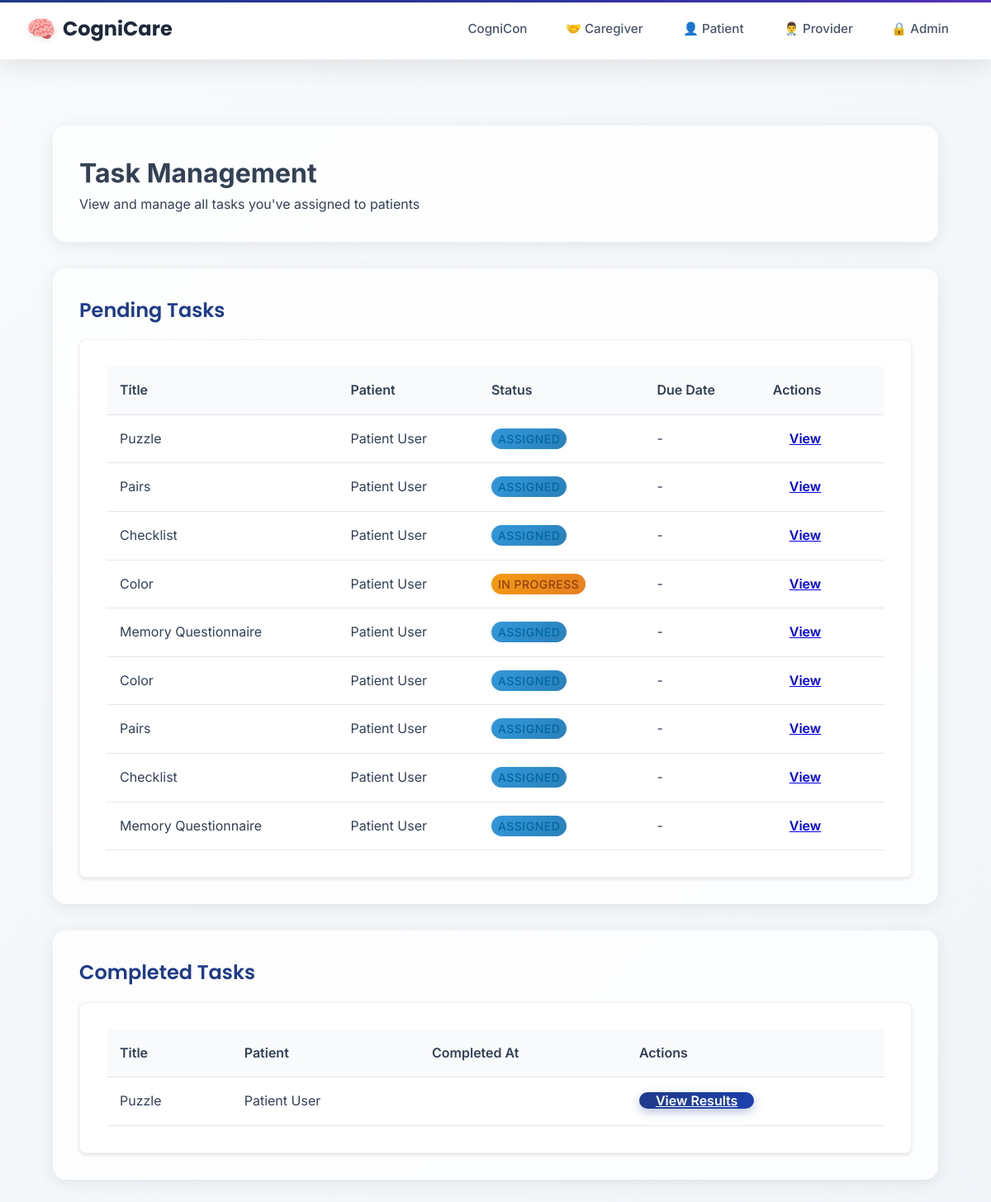
/tasks/provider/tasks/ (signed in), run on an earlier commit of the app's database.
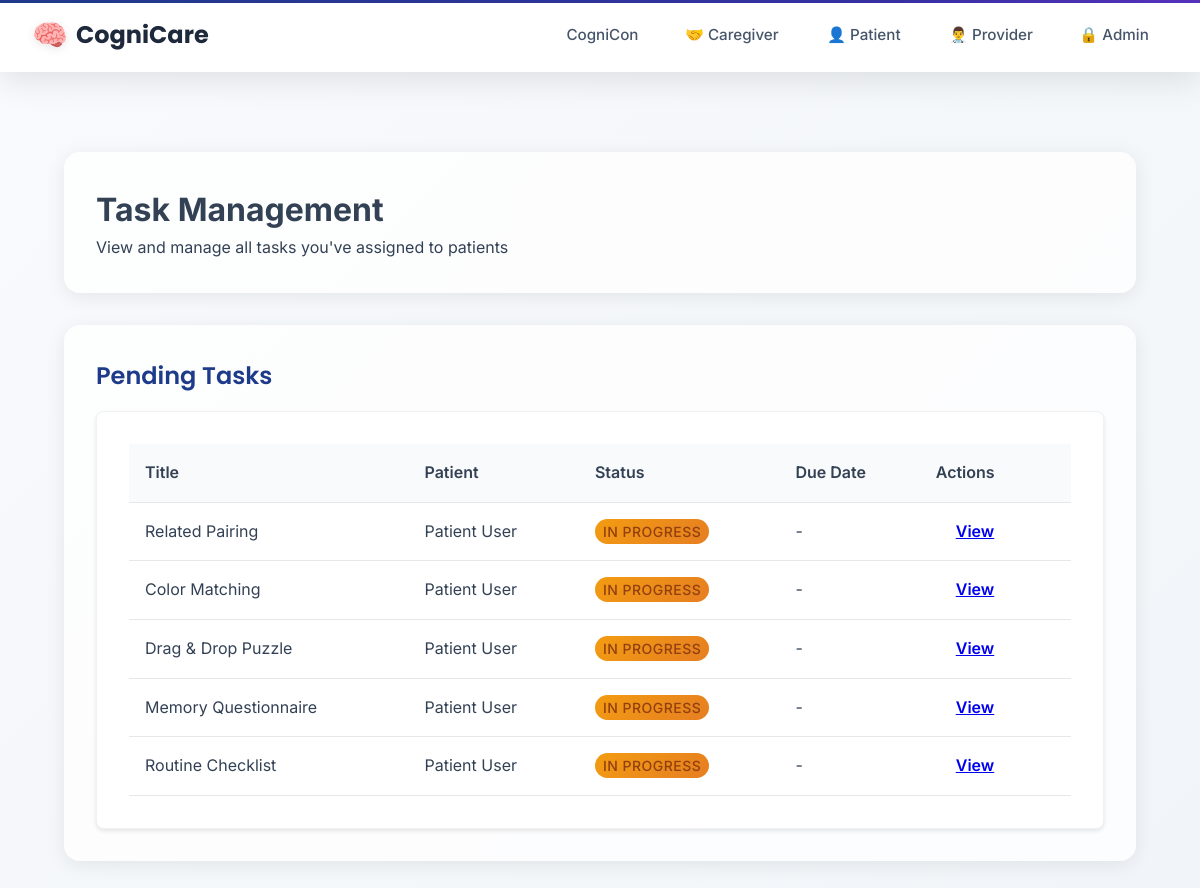
And on a later commit of the database.
### taskmanager/models.py (models this page shows, shortened)
class Task(models.Model):
    title = models.CharField(max_length=200)
    description = models.TextField(blank=True, null=True)
    task_type = models.CharField(max_length=50, choices=TASK_TYPES)
    difficulty = models.CharField(
        max_length=20,
        choices=DIFFICULTY_LEVELS,
        default='mild',
        help_text="Cognitive difficulty level for games"
    )
    assigned_by = models.ForeignKey(UserProfile, on_delete=models.CASCADE, related_name='assigned_tasks')
    assigned_to = models.ForeignKey(UserProfile, on_delete=models.CASCADE, related_name='received_tasks')
    status = models.CharField(max_length=20, choices=[
        ('assigned', 'Assigned'),
        ('in_progress', 'In Progress'),
        ('completed', 'Completed'),
    ], default='assigned')
    created_at = models.DateTimeField(auto_now_add=True)
    assigned_at = models.DateTimeField(auto_now_add=True)
    due_date = models.DateTimeField(null=True, blank=True)
    completed_at = models.DateTimeField(null=True, blank=True)
    task_config = models.JSONField(default=dict, blank=True)
    class Meta:
        ordering = ['-created_at']

### users/models.py (models this page shows, shortened)
class UserProfile(models.Model):
    USER_TYPES = (
        ('admin', 'Administrator'),  # Admin users
        ('provider', 'Healthcare Provider'),  # Docs + Nurses
        ('caregiver', 'Caregiver'),  # Caregivers
        ('patient', 'Patient'),  # All patients
    )
    user = models.OneToOneField(User, on_delete=models.CASCADE, related_name='profile')  # each user must have a profile
    user_type = models.CharField(max_length=20, choices=USER_TYPES)  # set specific user role
    provider = models.ForeignKey('self', on_delete=models.SET_NULL, null=True, blank=True,
                                related_name='managed_patients', limit_choices_to={'user_type': 'provider'})  # provider link
    patient = models.ForeignKey('self', on_delete=models.SET_NULL, null=True, blank=True,
                               related_name='caregivers', limit_choices_to={'user_type': 'patient'})  # patienr link
    linked_patients = models.ManyToManyField(
        'self',
        symmetrical=False,
        related_name='linked_caregivers',
        limit_choices_to={'user_type': 'patient'},
        blank=True,
        help_text="Patients this caregiver can access"  # Caregivers can see these patients
    )

### taskmanager/views.py (the view)
# urls.py: path('provider/tasks/', views.provider_task_management, name='provider_task_management'),
@login_required
def provider_task_management(request):
    if not hasattr(request.user, 'profile') or request.user.profile.user_type != 'provider':
        messages.error(request, 'You do not have permission to access task management.')
        return redirect('home')
    assigned_tasks = Task.objects.filter(assigned_by=request.user.profile)
    context = {
        'assigned_tasks': assigned_tasks,
        'pending_tasks': assigned_tasks.filter(status__in=['assigned', 'in_progress']),
        'completed_tasks': assigned_tasks.filter(status='completed'),
    }
    return render(request, 'tasks/assign/provider_task_management.html', context)

### templates/tasks/assign/provider_task_management.html (shortened to what this page needs)
{% extends 'layouts/base.html' %}
{% block content %}
<div class="container">
    <div class="section">
        <h1>Task Management</h1>
        <p>View and manage all tasks you've assigned to patients</p>
    </div>
    {% if pending_tasks %}
    <div class="section">
        <h2>Pending Tasks</h2>
        <div class="card">
            <table class="table">
                <thead>
                    <tr>
                        <th>Title</th>
                        <th>Patient</th>
                        <th>Status</th>
                        <th>Due Date</th>
                        <th>Actions</th>
                    </tr>
                </thead>
                <tbody>
                    {% for task in pending_tasks %}
                    <tr>
                        <td>{{ task.title }}</td>
                        <td>{{ task.assigned_to.user.get_full_name }}</td>
                        <td><span class="status-badge status-{{ task.status }}">{{ task.get_status_display }}</span></td>
                        <td>{% if task.due_date %}{{ task.due_date|date:"M d, Y g:i A" }}{% else %}-{% endif %}</td>
                        <td>
                            <a href="{% url 'taskmanager:task_results' task.id %}" class="mdc-button mdc-button--outlined">View</a>
                        </td>
                    </tr>
                    {% endfor %}
                </tbody>
            </table>
        </div>
    </div>
    {% endif %}
    {% if completed_tasks %}
    <div class="section">
        <h2>Completed Tasks</h2>
        <div class="card">
            <table class="table">
                <thead>
                    <tr>
                        <th>Title</th>
                        <th>Patient</th>
                        <th>Completed At</th>
                        <th>Actions</th>
                    </tr>
                </thead>
                <tbody>
                    {% for task in completed_tasks %}
                    <tr>
                        <td>{{ task.title }}</td>
                        <td>{{ task.assigned_to.user.get_full_name }}</td>
                        <td>{{ task.completed_at|date:"M d, Y g:i A" }}</td>
                        <td>
                            <a href="{% url 'taskmanager:task_results' task.id %}" class="mdc-button mdc-button--raised">View Results</a>
                        </td>
                    </tr>
                    {% endfor %}
                </tbody>
            </table>
        </div>
    </div>
    {% endif %}
</div>
{% endblock %}

### templates/layouts/base.html (shortened to what this page needs)
<!DOCTYPE html>
<html>
<head>
    {% load static %}
    <link href="https://unpkg.com/material-components-web@latest/dist/material-components-web.min.css" rel="stylesheet">
    <link rel="stylesheet" href="https://cdnjs.cloudflare.com/ajax/libs/font-awesome/6.4.0/css/all.min.css">
    {% load static %}
    <link rel="stylesheet" href="{% static 'css/design-system.css' %}">
</head>
<body>
    <header class="top-nav">
        <a href="/" class="site-title">CogniCare</a>
        <div class="nav-container">
            <nav class="nav-links" id="navLinks">
                <a href="/cognicon" class="nav-link">CogniCon</a>
                <a href="/caregiver-login" class="nav-link caregiver-link">🤝 Caregiver</a>
                <a href="/patient-login" class="nav-link patient-link">👤 Patient</a>
                <a href="/provider-login" class="nav-link provider-link">👨‍⚕️ Provider</a>
                <a href="/admin-login" class="nav-link admin-link">🔒 Admin</a>
                </nav>
        </div>
    </header>
    <main>
        <div class="content-wrapper">
            {% block content %}{% endblock %}
        </div>
    </main>
</body>
</html>

### static/css/design-system.css (style rules this page uses)
.card { background: white; border-radius: 16px; box-shadow: 0 8px 32px rgba(0,0,0,0.1); border: 1px solid rgba(0,0,0,0.05); overflow: hidden; transition: all 0.3s ease; }

### templates/layouts/base.html (style rules this page uses)
:root { --patient-primary: #9333ea; --patient-secondary: #7c3aed; --patient-accent: #8b5cf6; --caregiver-primary: #059669; --caregiver-secondary: #047857; --caregiver-accent: #10b981; --provider-primary: #1e3a8a; --provider-secondary: #1e40af; --provider-accent: #3730a3; --admin-primary: #1a202c; --admin-secondary: #2d3748; --admin-accent: #fbbf24; --neutral-50: #f8fafc; --neutral-100: #f1f5f9; --neutral-200: #e2e8f0; --neutral-300: #cbd5e1; --neutral-400: #94a3b8; --neutral-500: #64748b; --neutral-600: #475569; --neutral-700: #334155; --neutral-800: #1e293b; --neutral-900: #0f172a; }
* { margin: 0; padding: 0; box-sizing: border-box; }
body { background: linear-gradient(135deg, var(--neutral-50) 0%, var(--neutral-100) 100%); font-family: 'Inter', -apple-system, BlinkMacSystemFont, 'Segoe UI', Roboto, sans-serif; min-height: 100vh; color: var(--neutral-700); line-height: 1.6; }
.top-nav { position: fixed; top: 0; left: 0; right: 0; background: rgba(255, 255, 255, 0.95); backdrop-filter: blur(20px); -webkit-backdrop-filter: blur(20px); border-bottom: 1px solid rgba(255, 255, 255, 0.2); box-shadow: 0 8px 32px rgba(0, 0, 0, 0.1); display: flex; justify-content: space-between; align-items: center; padding: 0 2rem; height: 72px; z-index: 1000; transition: all 0.3s ease; }
.top-nav::before { content: ''; position: absolute; top: 0; left: 0; right: 0; height: 3px; background: linear-gradient(135deg, var(--provider-primary), var(--provider-accent), var(--patient-primary), var(--caregiver-primary), var(--admin-accent)); background-size: 300% 100%; animation: gradientShift 8s ease-in-out infinite; }
.site-title { color: var(--neutral-800); font-weight: 700; font-size: 1.5rem; text-decoration: none; font-family: 'Poppins', sans-serif; display: flex; align-items: center; gap: 0.5rem; transition: all 0.3s ease; }
.site-title::before { content: '🧠'; font-size: 1.8rem; filter: drop-shadow(0 2px 4px rgba(0,0,0,0.1)); }
.nav-container { display: flex; align-items: center; gap: 2rem; }
.nav-links { display: flex; align-items: center; gap: 0.5rem; }
.nav-link { color: var(--neutral-600); text-decoration: none; padding: 0.6rem 1.2rem; border-radius: 10px; font-weight: 500; font-size: 0.95rem; transition: all 0.3s ease; position: relative; overflow: hidden; }
.nav-link::before { content: ''; position: absolute; top: 0; left: -100%; width: 100%; height: 100%; background: linear-gradient(135deg, rgba(147, 51, 234, 0.1), rgba(124, 58, 237, 0.1)); transition: left 0.3s ease; z-index: -1; }
.nav-link.patient-link { border: 2px solid transparent; }
main { padding-top: 88px; min-height: calc(100vh - 88px); }
.content-wrapper { max-width: 1400px; margin: 0 auto; padding: 2rem; }
.mdc-button { height: 40px; padding: 0 20px; border-radius: 10px; font-weight: 600; text-transform: none; font-family: 'Inter', sans-serif; transition: all 0.3s ease; }
.section { margin-bottom: 3rem; padding: 2rem; background: rgba(255, 255, 255, 0.8); border-radius: 16px; box-shadow: 0 4px 20px rgba(0, 0, 0, 0.08); }
.section h2 { color: var(--provider-primary); font-weight: 600; margin-bottom: 1rem; font-family: 'Poppins', sans-serif; }
.status-badge { padding: 0.4rem 0.8rem; border-radius: 20px; font-size: 0.85rem; font-weight: 600; text-transform: uppercase; letter-spacing: 0.5px; }
.status-in_progress { background: linear-gradient(135deg, #f39c12, #e67e22); color: white; }
.card { background: white; border-radius: 16px; box-shadow: 0 8px 32px rgba(0,0,0,0.1); border: 1px solid rgba(0,0,0,0.05); overflow: hidden; transition: all 0.3s ease; }

### templates/tasks/assign/provider_task_management.html (style rules this page uses)
.container { max-width: 1200px; margin: 0 auto; padding: 2rem; }
.section { margin-bottom: 2rem; }
.card { background: white; border-radius: 8px; box-shadow: 0 2px 4px rgba(0,0,0,0.1); overflow: hidden; padding: 2rem; }
.table { width: 100%; border-collapse: collapse; }
.table th, .table td { padding: 1rem; text-align: left; border-bottom: 1px solid #e5e7eb; }
.table th { background-color: #f9fafb; font-weight: 600; }
.status-badge { padding: 0.25rem 0.5rem; border-radius: 9999px; font-size: 0.875rem; font-weight: 500; }
.status-in_progress { background-color: #fef3c7; color: #92400e; }

What changed in the data, as far as the page shows it:
removed Task: title "Puzzle", assigned_to.user.get_full_name "Patient User", status "ASSIGNED", shown under "Pending Tasks"
removed Task: title "Pairs", assigned_to.user.get_full_name "Patient User", status "ASSIGNED", shown under "Pending Tasks"
removed Task: title "Checklist", assigned_to.user.get_full_name "Patient User", status "ASSIGNED", shown under "Pending Tasks"
removed Task: title "Color", assigned_to.user.get_full_name "Patient User", status "IN PROGRESS", shown under "Pending Tasks"
removed Task: title "Memory Questionnaire", assigned_to.user.get_full_name "Patient User", status "ASSIGNED", shown under "Pending Tasks"
removed Task: title "Color", assigned_to.user.get_full_name "Patient User", status "ASSIGNED", shown under "Pending Tasks"
removed Task: title "Pairs", assigned_to.user.get_full_name "Patient User", status "ASSIGNED", shown under "Pending Tasks"
removed Task: title "Checklist", assigned_to.user.get_full_name "Patient User", status "ASSIGNED", shown under "Pending Tasks"
removed Task: title "Memory Questionnaire", assigned_to.user.get_full_name "Patient User", status "ASSIGNED", shown under "Pending Tasks"
removed Task: title "Puzzle", assigned_to.user.get_full_name "Patient User", shown under "Completed Tasks"
added Task: title "Related Pairing", assigned_to.user.get_full_name "Patient User", status "IN PROGRESS", shown under "Pending Tasks"
added Task: title "Color Matching", assigned_to.user.get_full_name "Patient User", status "IN PROGRESS", shown under "Pending Tasks"
added Task: title "Drag & Drop Puzzle", assigned_to.user.get_full_name "Patient User", status "IN PROGRESS", shown under "Pending Tasks"
added Task: title "Memory Questionnaire", assigned_to.user.get_full_name "Patient User", status "IN PROGRESS", shown under "Pending Tasks"
added Task: title "Routine Checklist", assigned_to.user.get_full_name "Patient User", status "IN PROGRESS", shown under "Pending Tasks"
Also different on the page:
text no longer shown: "Completed Tasks Title Patient Completed At Actions"
